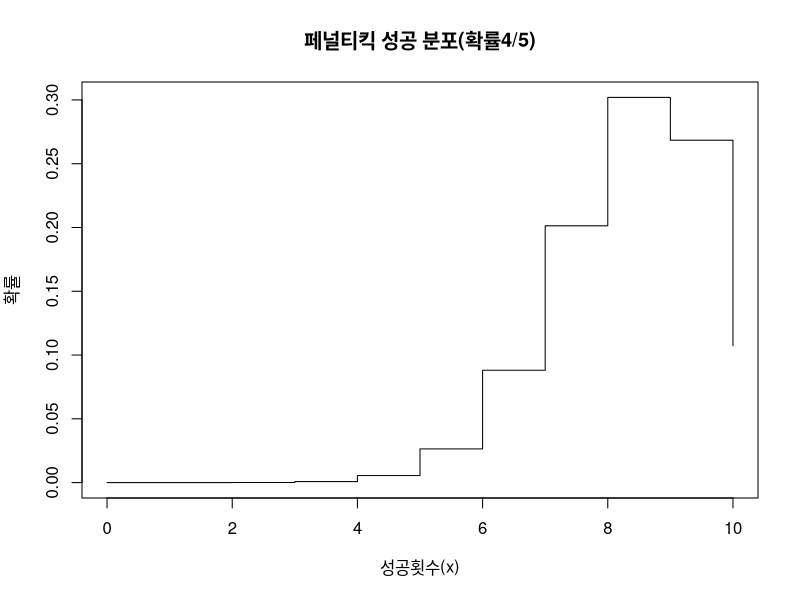
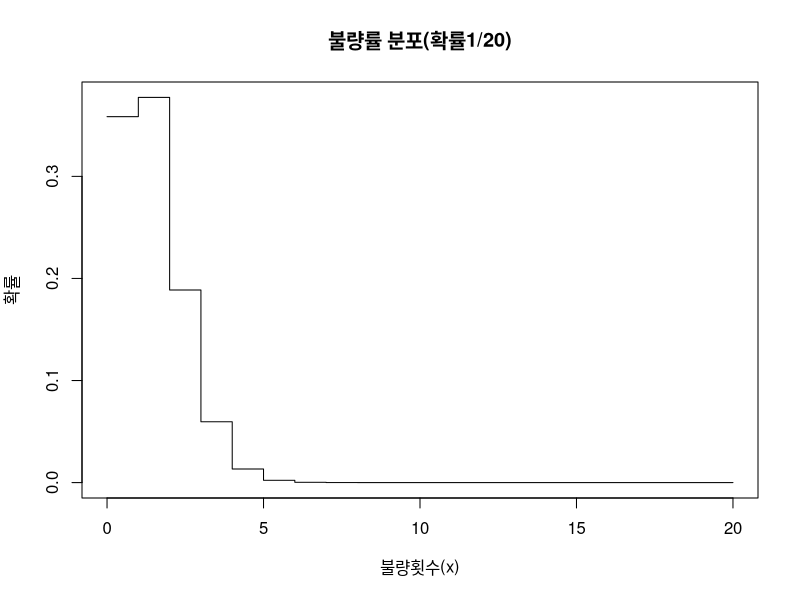
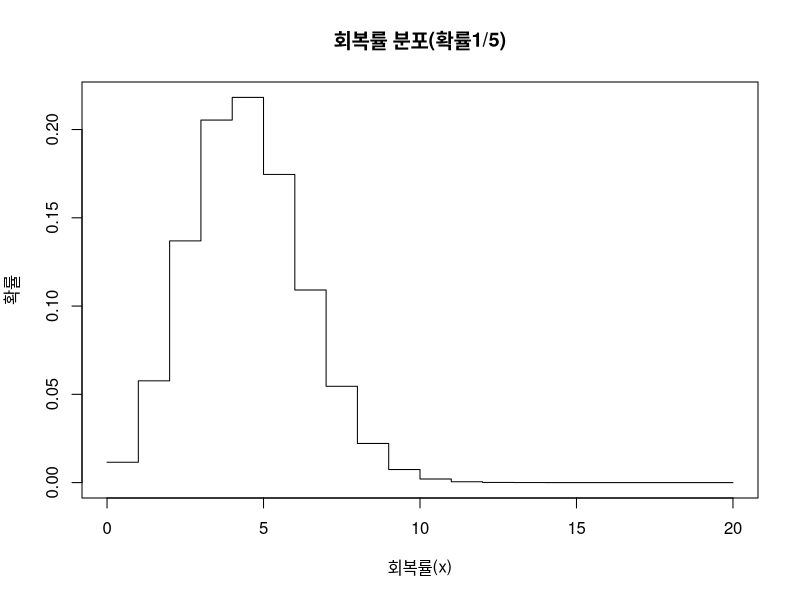
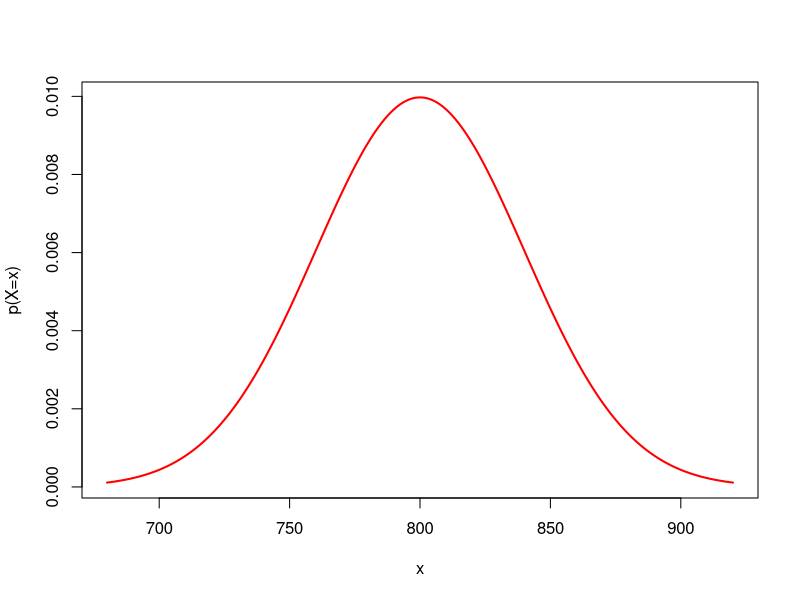
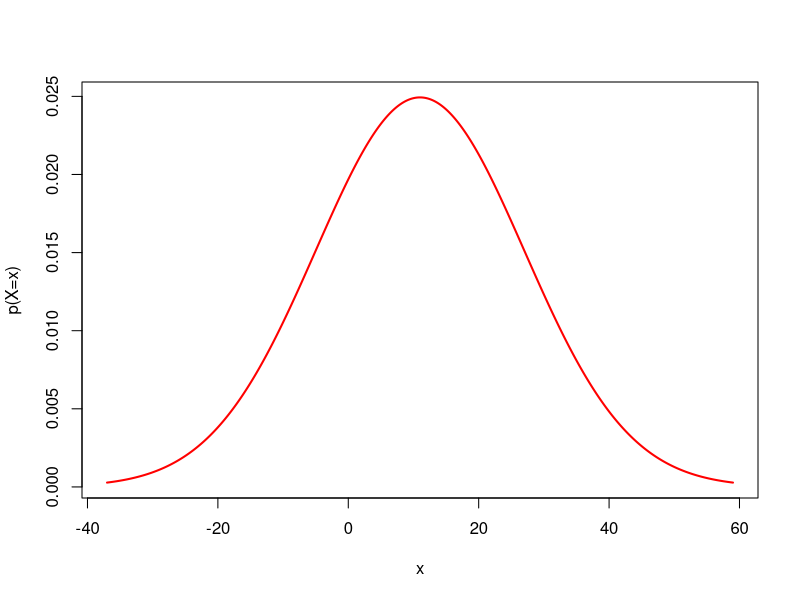
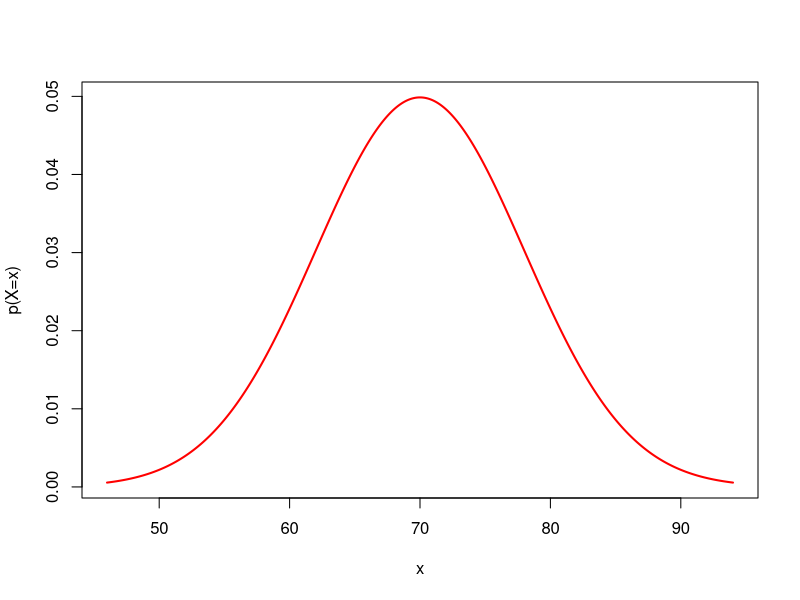
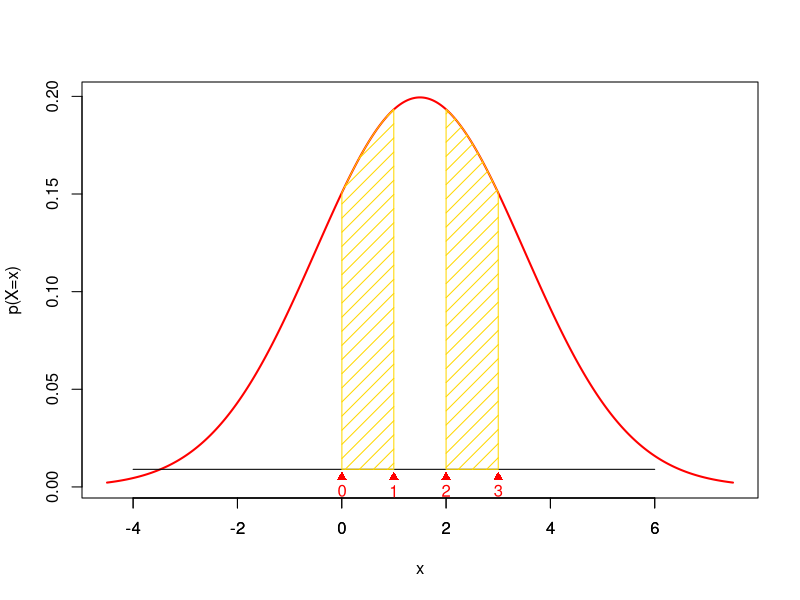

Write R code to recreate these figures, in order.
#### 이항분포 ####
### 1번 ###
# 다음의 문제가 베르누이 시행인지 판단하시오.
# 1) 영화관에서 줄을 기다리는 시간을 측정한다  
# 2) 전화가 왔을 때, 전화를 한 사람이 여자인지를 측정한다.  
# 3) 주사위를 한 번 던졌을 때, 나오는 숫자를 체크한다.
# 4) 주사위를 한 번 던졌을 때, 숫자 2가 나오는지를 체크한다.

# 2번과 4번이 베르누이 시행, 베르누이 시행이랑 p의 확률로 원하는 결과가 나타났을 때를 성공으로 그 외의 상황을 1-p로 하는 결과를 나타내는 확률실험인데 
# 1번은 시간을 측정하는 것이고 2번은 전화를 한사람이 여자일 확률과 그렇지 않을 확률로 나뉜다. 3번은 나오는 숫자를 체크하는 것이고,
# 4번은 숫자 2가 나올확률과 그렇지 않을 확률로 나누어 계산이 가능하다.


### 2번 ###

# 한 축구 선수가 페널티킥을 차면 5번 중 4번을 성공한다고 한다.이 선수가 10번의 페널티킥을 차서 7번 성공할 확률을 구하시오.

n2 <- 10 
p2 <- 4/5
x2 <- 0:n2

pbinom(7,size=n2,prob= p2) - pbinom(6,size=n2, prob= p2)

px2 <- dbinom(x2, size = n2, prob = p2)
plot(x2, px2, type="s", xlab="성공횟수(x)", ylab="확률", main="페널티킥 성공 분포(확률4/5)")

### 3번 ###
# A라는 회사는 스마트폰의 한 부품을 만드는 회사로, 이 A사의 불량률은 5%로 알려져 있다.
# 이 회사의 제품 20개를 조사했을 때, 불량이 2개 이하로 나올 확률을 구하시오.
n3 <- 20
p3 <- 1/20
x3 <- 0:n3

pbinom(2, size = n3, prob = p3)

px3 <- dbinom(x3, size = n3, prob = p3)
plot(x3, px3, type="s", xlab="불량횟수(x)", ylab="확률", main="불량률 분포(확률1/20)")


### 4번 ###
# 어떤 희귀 바이러스에 감염되었을 때, 회복할 수 있는 치료율은 20%라고 한다. 
# 이 바이러스에 감염된 환자 20명을 치료했을 때, 적어도 2명 이상은 회복될 확률을 구하시오.

n4 <- 20 
p4 <- 1/5
x4 <- 0:n4

pbinom(20,size=n4,prob=p4) - pbinom(1,size=n4,prob=p4)
qbinom(0.0000000000001,size = n4,prob = p4)   # 이 확률보다 큰값들의 합

px4 <- dbinom(x4, size = n4, prob = p4)
plot(x4, px4, type="s", xlab="회복률(x)", ylab="확률", main="회복률 분포(확률1/5)")

### 5번 ###
# 주사위 두 개를 던졌을 때, 눈금의 합이 6이 될 확률을 구하시오.
# 합이 6이 되는 상황 -> 1,5  2,4  3,3 -> 1/12

x5 <- c(0, 1) 
px <- c(11/12, 1/12)
EX <- sum(x5 * px)
EX


#### 정규분포 #### 

### 1번 ###
# A라는 전구회사에서 생산하는 전구의 수명은 800일이고 표준편차는 40일인 정규분포를
# 따른다고 한다.  이때 전구의 수명이 750일 이하일 확률을 구하시오.

options(digits = 3)
mu <- 800
sigma <- 40 
ll <- mu - 3*sigma
ul <- mu + 3*sigma

x01 <- seq(ll, ul, by=0.01)
nd01 <- dnorm(x01, mean = mu,sd = sigma)
plot(x01 , nd01, type="l", xlab= "x",ylab="p(X=x)", lwd=2,col="red")

pnorm(750, mean = mu, sd = sigma)


### 2번 ###
# 어느 한 회사에 다니는 종업원들의 근무기간을 조사하였더니, 평균은 11년이고 분산이
# 16년인 정규분포를 따른다고 한다.    

# 1) 20년 이상 근무한 종업원의 비율을 구하시오.   

mu1 <- 11 
sigma1 <- 16
ll1 <- mu1 - 3*sigma1
ul1 <- mu1 + 3*sigma1

x02 <- seq(ll1, ul1, by=0.01)
nd02 <- dnorm(x02, mean = mu1,sd = sigma1)
plot(x02 , nd02, type="l", xlab= "x",ylab="p(X=x)", lwd=2,col="red")

qnorm(0.713,mean = mu1, sd=sigma1)
1-0.713 # 약 29퍼센트 

# 2) 근무연수가 가장 오래된 10%의 종업원은 이 회사에서 몇 년 이상 근무했다고 볼 수 있는가?

qnorm(0.90,mean = mu1, sd=sigma1) #31.5년

### 3번 ###

# 어느 고등학교 3학년 학생들의 수학성적은 평균이 70이고 표준편차가 8인 정규분포를
# 따른다고 한다.  이때 점수가 80점 이상이고 90점 이하인 학생의 비율을 구하시오.

mu2 <- 70
sigma2 <- 8
ll2 <- mu2 - 3*sigma2
ul2 <- mu2 + 3*sigma2

x03 <- seq(ll2, ul2, by=0.01)
nd03 <- dnorm(x03, mean = mu2,sd = sigma2)
plot(x03 , nd03, type="l", xlab= "x",ylab="p(X=x)", lwd=2,col="red")

pnorm(90 ,mean = mu2, sd=sigma2) - pnorm(80 ,mean = mu2, sd=sigma2) # 약10퍼센트

### 4번 ### 
# 확률변수 X가 평균이 1.5, 표준편차가 2인 정규분포를 따를 때, 
# 실수 전체의 집합에서 정의된 함수 H(t)는 H(t) = P(t ≤ X ≤ t+1) 이다.
# H(0) + H(2)의 값을 구하시오.
mu3 <- 1.5
sigma3 <- 2
ll3 <- mu3 - 3*sigma3
ul3 <- mu3 + 3*sigma3

x04 <- seq(ll3, ul3, by=0.01)
nd04 <- dnorm(x04, mean = mu3,sd = sigma3)
plot(x04 , nd04, type="l", xlab= "x",ylab="p(X=x)", lwd=2,col="red")

h0 <-  pnorm(1 ,mean = mu3, sd=sigma3) - pnorm(0 ,mean = mu3, sd=sigma3) 
h2 <-  pnorm(3 ,mean = mu3, sd=sigma3) - pnorm(2 ,mean = mu3, sd=sigma3) 

h2 + h0 # 약 35퍼센트

ph0 <- qnorm(0.227,mean=mu3,sd = sigma3)
ph1 <- qnorm(0.401,mean = mu3, sd=sigma3)
ph2 <- qnorm(0.599,mean=mu3,sd = sigma3)
ph3 <- qnorm(0.773,mean = mu3, sd=sigma3)
ph0;ph1;ph2;ph3

axis(1)
lines(c(-4, 6), c(0.009, 0.009))

points(0.00247, 0.005, pch=17, col="red")
text(0.00247, -0.002, "0", col="red")
points(0.998, 0.005, pch=17, col="red")
text(0.998, -0.002, "1", col="red")
points(2, 0.005, pch=17, col="red")
text(2, -0.002, "2", col="red")
points(3, 0.005, pch=17, col="red")
text(3, -0.002, "3", col="red")

s1 <- seq(0.00247, 0.998, by=0.001)
s.z1 <- dnorm(s1, mean=1.5, sd=2)
s1 <- c(0.00247, s1, 0.998)
s.z1 <- c(0.009, s.z1, 0.009)

s <- seq(2, 3, by=0.001)
s.z <- dnorm(s, mean=1.5, sd=2)
s <- c(2, s, 3)
s.z <- c(0.009, s.z, 0.009)


polygon(s1, s.z1, density=10, col="gold")
polygon(s, s.z, density=10, col="gold")
